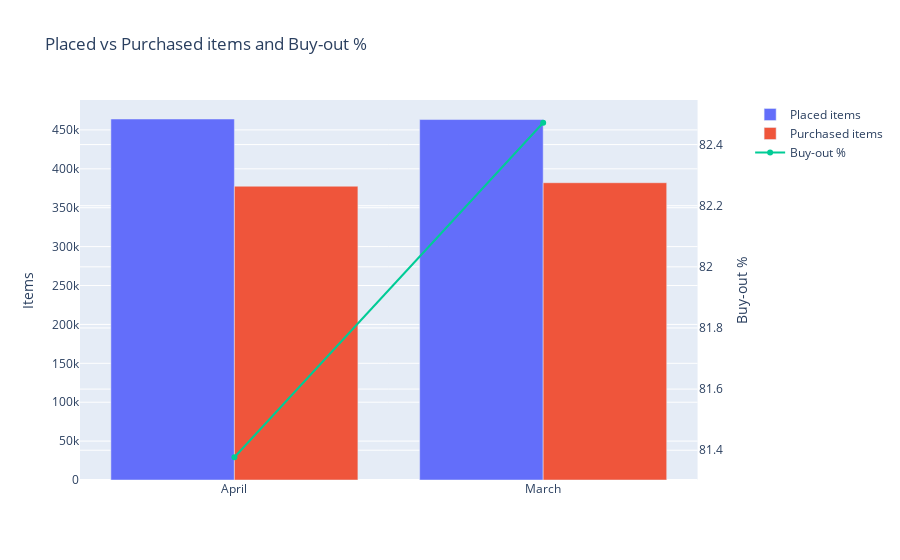

Source (notebook cell):
### Code cell
fig = make_subplots(specs=[[{"secondary_y": True}]])
fig.add_trace(go.Bar(
    x=monthly_buyout.index, y=monthly_buyout["placed_items"],
    name="Placed items"
))
fig.add_trace(go.Bar(
    x=monthly_buyout.index, y=monthly_buyout["purchased_items"],
    name="Purchased items"
))
fig.add_trace(go.Scatter(
    x=monthly_buyout.index, y=monthly_buyout["Buy-out %"],
    mode="lines+markers", name="Buy-out %", yaxis="y2"
), secondary_y=True)

fig.update_layout(
    title="Placed vs Purchased items and Buy-out %",
    yaxis_title="Items", yaxis2_title="Buy-out %",
    barmode="group"
)
fig.show()

### Figure 1 — Plotly figure (JSON) as saved in the notebook; plotly's stock layout.template omitted (floating-point values rounded to 4 significant figures)
{"data": [{"name": "Placed items", "type": "bar", "x": ["April", "March"], "y": [464049, 463357]}, {"name": "Purchased items", "type": "bar", "x": ["April", "March"], "y": [377629, 382137]}, {"mode": "lines+markers", "name": "Buy-out %", "type": "scatter", "x": ["April", "March"], "xaxis": "x", "y": [81.38, 82.47], "yaxis": "y2"}], "layout": {"barmode": "group", "title": {"text": "Placed vs Purchased items and Buy-out %"}, "xaxis": {"anchor": "y", "domain": [0, 0.94]}, "yaxis": {"anchor": "x", "domain": [0, 1], "title": {"text": "Items"}}, "yaxis2": {"anchor": "x", "overlaying": "y", "side": "right", "title": {"text": "Buy-out %"}}}}
